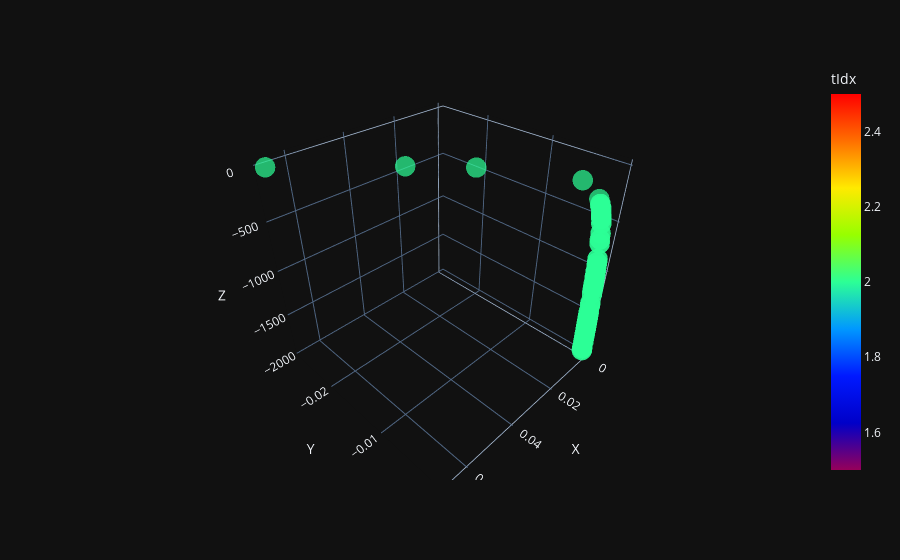

The code cell stored with this chart in its notebook:
### Code cell
import pandas as pd
import plotly.express as px
from src.logger.plotting_tools import shuffle_truth_colors
mask =  (g.ndata['particle_number'] ==2) #+ (g.ndata['particle_number'] ==2)
tidx =  g.ndata['particle_number'][mask].view(-1,1) #[mask].view(-1,1) #(labels_pandora.view(-1,1))
features = torch.ones_like(g.ndata["pos_hits_xyz"][mask][:,0]).view(-1,1)
X =g.ndata["conformal"][mask] #[mask]
data = {
            "X":X[:, 0].view(-1, 1).detach().cpu().numpy(),
            "Y": X[:, 1].view(-1, 1).detach().cpu().numpy(),
            "Z": X[:, 2].view(-1, 1).detach().cpu().numpy(),
            "tIdx": tidx.view(-1, 1).detach().cpu().numpy(),
            "features": features.view(-1, 1).detach().cpu().numpy(),
        }
hoverdict = {}
# if hoverfeat is not None:
#     for j in range(hoverfeat.shape[1]):
#         hoverdict["f_" + str(j)] = hoverfeat[:, j : j + 1]
#     data.update(hoverdict)

# if nidx is not None:
#     data.update({"av_same": av_same})

df = pd.DataFrame(
np.concatenate([data[k] for k in data], axis=1),
columns=[k for k in data],
)
rdst = np.random.RandomState(1234567890)  # all the same
# shuffle_truth_colors(df, "tIdx", rdst)

hover_data = ["tIdx"] #+ [k for k in hoverdict.keys()]
# if nidx is not None:
#     hover_data.append("av_same")
fig = px.scatter_3d(
df,
x="X",
y="Y",
z="Z",
color="tIdx",
size="features",
hover_data=hover_data,
template="plotly_dark",
color_continuous_scale=px.colors.sequential.Rainbow,
)
fig.update_traces(marker=dict(line=dict(width=0)))

### Figure 1 — Plotly figure (JSON) as saved in the notebook; plotly's stock layout.template omitted (floating-point values rounded to 4 significant figures)
{"data": [{"customdata": [[2], [2], [2], [2], [2], [2], [2], [2], [2], [2], [2], [2], [2], [2], [2], [2], [2], [2], [2], [2], [2], [2], [2], [2], [2], [2], [2], [2], [2], [2], [2], [2], [2], [2], [2], [2], [2], [2], [2], [2], [2], [2], [2], [2], [2], [2], [2], [2], [2], [2], [2], [2], [2], [2], [2], [2], [2], [2], [2], [2], [2], [2], [2], [2], [2], [2], [2], [2], [2], [2], [2], [2], [2], [2], [2], [2], [2], [2], [2], [2], [2], [2], [2], [2], [2], [2], [2], [2], [2]], "hovertemplate": "X=%{x}<br>Y=%{y}<br>Z=%{z}<br>features=%{marker.size}<br>tIdx=%{marker.color}<extra></extra>", "legendgroup": "", "marker": {"color": [2, 2, 2, 2, 2, 2, 2, 2, 2, 2, 2, 2, 2, 2, 2, 2, 2, 2, 2, 2, 2, 2, 2, 2, 2, 2, 2, 2, 2, 2, 2, 2, 2, 2, 2, 2, 2, 2, 2, 2, 2, 2, 2, 2, 2, 2, 2, 2, 2, 2, 2, 2, 2, 2, 2, 2, 2, 2, 2, 2, 2, 2, 2, 2, 2, 2, 2, 2, 2, 2, 2, 2, 2, 2, 2, 2, 2, 2, 2, 2, 2, 2, 2, 2, 2, 2, 2, 2, 2], "coloraxis": "coloraxis", "line": {"width": 0}, "size": [1, 1, 1, 1, 1, 1, 1, 1, 1, 1, 1, 1, 1, 1, 1, 1, 1, 1, 1, 1, 1, 1, 1, 1, 1, 1, 1, 1, 1, 1, 1, 1, 1, 1, 1, 1, 1, 1, 1, 1, 1, 1, 1, 1, 1, 1, 1, 1, 1, 1, 1, 1, 1, 1, 1, 1, 1, 1, 1, 1, 1, 1, 1, 1, 1, 1, 1, 1, 1, 1, 1, 1, 1, 1, 1, 1, 1, 1, 1, 1, 1, 1, 1, 1, 1, 1, 1, 1, 1], "sizemode": "area", "sizeref": 0.0025, "symbol": "circle"}, "mode": "markers", "name": "", "scene": "scene", "showlegend": false, "type": "scatter3d", "x": [0.0675, 0.03998, 0.02633, 0.006196, 0.002523, 0.002164, 0.0016, 0.001481, 0.001449, 0.001397, 0.001242, 0.000962, 0.0008213, 0.0007405, 0.0005013, 0.0004522, 0.0004139, 0.0003525, 0.000332, 0.0002954, 0.0002201, 0.0001842, 0.0001645, 0.0001285, 5.262e-05, 3.102e-05, -2.095e-05, -5.011e-05, -7.898e-05, -9.824e-05, -0.0001193, -0.0001331, -0.000144, -0.0001526, -0.0001821, -0.0002109, -0.0002755, -0.0003004, -0.000288, -0.0002817, -0.000237, -9.915e-05, -5.616e-05, 0.0002676, 0.001487, 0.001951, 0.002084, 0.002141, 0.001562, 0.001454, 0.00143, 0.00138, 0.001231, 0.000957, 0.00081, 0.0007346, 0.0004987, 0.0004499, 0.0004137, 0.0003519, 0.0003298, 0.0002952, 0.0002187, 0.0001838, 0.0001644, 0.0001285, 5.275e-05, 3.095e-05, -2.186e-05, -4.77e-05, -7.748e-05, -9.643e-05, -0.0001193, -0.0001333, -0.0001421, -0.000152, -0.0001784, -0.0002109, -0.0002748, -0.0002998, -0.0002871, -0.0002803, -0.0002364, -9.672e-05, -5.708e-05, 0.0002656, 0.001447, 0.001895, 0.002031], "y": [-0.02731, -0.01724, -0.01187, -0.003493, -0.001901, -0.001735, -0.001542, -0.001482, -0.001427, -0.001405, -0.001339, -0.001221, -0.00118, -0.001132, -0.001018, -0.001001, -0.0009807, -0.0009565, -0.0009489, -0.0009286, -0.0008984, -0.0008799, -0.0008716, -0.0008548, -0.0008209, -0.0008113, -0.000794, -0.0007852, -0.0007625, -0.00076, -0.0007453, -0.0007455, -0.0007337, -0.00073, -0.0007254, -0.0007041, -0.0006812, -0.0006685, -0.0006758, -0.0006805, -0.0006979, -0.0007606, -0.0007747, -0.0009306, -0.00149, -0.001626, -0.001728, -0.001719, -0.001501, -0.001451, -0.00141, -0.001386, -0.001329, -0.001213, -0.00116, -0.001124, -0.001014, -0.0009973, -0.0009804, -0.0009536, -0.0009446, -0.0009281, -0.0008948, -0.0008789, -0.0008704, -0.0008542, -0.0008198, -0.000811, -0.0007885, -0.0007761, -0.0007577, -0.0007548, -0.0007447, -0.0007388, -0.0007293, -0.0007286, -0.0007183, -0.0007036, -0.0006757, -0.0006646, -0.0006695, -0.0006708, -0.0006911, -0.0007537, -0.0007675, -0.0009163, -0.001445, -0.001574, -0.001679], "z": [-14.4, -22.76, -33.28, -129.1, -290.1, -332.5, -420.7, -449.5, -457.6, -471.3, -512.8, -608.5, -668.7, -708.7, -866.6, -903.2, -936.3, -992.4, -1010.0, -1049.0, -1130.0, -1173.0, -1197.0, -1244.0, -1350.0, -1382.0, -1461.0, -1500.0, -1557.0, -1584.0, -1625.0, -1648.0, -1669.0, -1683.0, -1732.0, -1787.0, -1906.0, -1953.0, -1931.0, -1922.0, -1836.0, -1590.0, -1525.0, -1074.0, -452.5, -368.1, -349.6, -332.5, -420.7, -449.5, -457.6, -471.3, -512.8, -608.5, -668.7, -708.7, -866.6, -903.2, -936.3, -992.4, -1010.0, -1049.0, -1130.0, -1173.0, -1197.0, -1244.0, -1350.0, -1382.0, -1461.0, -1500.0, -1557.0, -1584.0, -1625.0, -1648.0, -1669.0, -1683.0, -1732.0, -1787.0, -1906.0, -1953.0, -1931.0, -1922.0, -1836.0, -1590.0, -1525.0, -1074.0, -452.5, -368.1, -349.6]}], "layout": {"coloraxis": {"colorbar": {"title": {"text": "tIdx"}}, "colorscale": [[0, "rgb(150,0,90)"], [0.125, "rgb(0,0,200)"], [0.25, "rgb(0,25,255)"], [0.375, "rgb(0,152,255)"], [0.5, "rgb(44,255,150)"], [0.625, "rgb(151,255,0)"], [0.75, "rgb(255,234,0)"], [0.875, "rgb(255,111,0)"], [1, "rgb(255,0,0)"]]}, "legend": {"itemsizing": "constant", "tracegroupgap": 0}, "margin": {"t": 60}, "scene": {"domain": {"x": [0, 1], "y": [0, 1]}, "xaxis": {"title": {"text": "X"}}, "yaxis": {"title": {"text": "Y"}}, "zaxis": {"title": {"text": "Z"}}}}}
